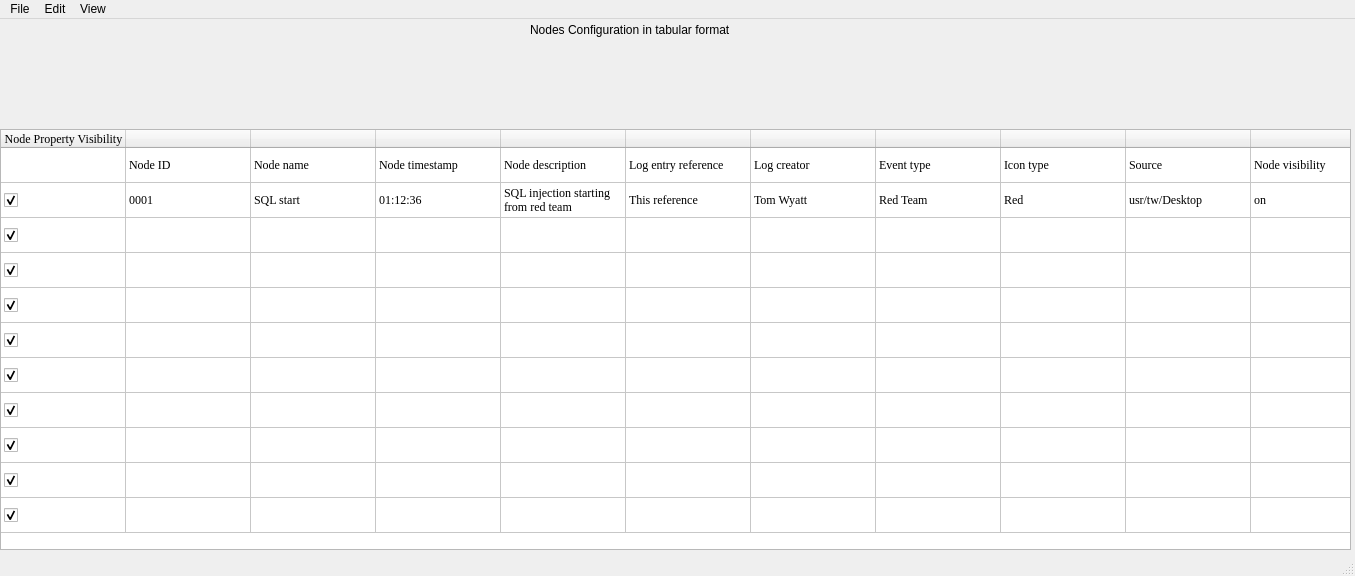
<?xml version="1.0" encoding="UTF-8"?>
<ui version="4.0">
 <class>MainWindow</class>
 <widget class="QMainWindow" name="MainWindow">
  <property name="windowModality">
   <enum>Qt::ApplicationModal</enum>
  </property>
  <property name="geometry">
   <rect>
    <x>0</x>
    <y>0</y>
    <width>1355</width>
    <height>576</height>
   </rect>
  </property>
  <property name="windowTitle">
   <string>MainWindow</string>
  </property>
  <property name="autoFillBackground">
   <bool>false</bool>
  </property>
  <widget class="QWidget" name="centralwidget">
   <widget class="QTableWidget" name="tableWidget">
    <property name="geometry">
     <rect>
      <x>0</x>
      <y>110</y>
      <width>1351</width>
      <height>421</height>
     </rect>
    </property>
    <property name="font">
     <font>
      <family>Times New Roman</family>
     </font>
    </property>
    <property name="mouseTracking">
     <bool>true</bool>
    </property>
    <property name="tabletTracking">
     <bool>true</bool>
    </property>
    <property name="autoFillBackground">
     <bool>false</bool>
    </property>
    <property name="inputMethodHints">
     <set>Qt::ImhNone</set>
    </property>
    <property name="verticalScrollBarPolicy">
     <enum>Qt::ScrollBarAlwaysOff</enum>
    </property>
    <property name="horizontalScrollBarPolicy">
     <enum>Qt::ScrollBarAlwaysOff</enum>
    </property>
    <property name="wordWrap">
     <bool>true</bool>
    </property>
    <attribute name="horizontalHeaderVisible">
     <bool>true</bool>
    </attribute>
    <attribute name="horizontalHeaderCascadingSectionResizes">
     <bool>true</bool>
    </attribute>
    <attribute name="horizontalHeaderDefaultSectionSize">
     <number>125</number>
    </attribute>
    <attribute name="horizontalHeaderHighlightSections">
     <bool>false</bool>
    </attribute>
    <attribute name="horizontalHeaderMinimumSectionSize">
     <number>25</number>
    </attribute>
    <attribute name="horizontalHeaderShowSortIndicator" stdset="0">
     <bool>true</bool>
    </attribute>
    <attribute name="horizontalHeaderStretchLastSection">
     <bool>false</bool>
    </attribute>
    <attribute name="verticalHeaderVisible">
     <bool>false</bool>
    </attribute>
    <attribute name="verticalHeaderDefaultSectionSize">
     <number>35</number>
    </attribute>
    <attribute name="verticalHeaderHighlightSections">
     <bool>false</bool>
    </attribute>
    <row>
     <property name="text">
      <string>New Row</string>
     </property>
    </row>
    <row>
     <property name="text">
      <string>New Row</string>
     </property>
    </row>
    <row>
     <property name="text">
      <string>New Row</string>
     </property>
    </row>
    <row>
     <property name="text">
      <string>New Row</string>
     </property>
    </row>
    <row>
     <property name="text">
      <string>New Row</string>
     </property>
    </row>
    <row>
     <property name="text">
      <string>New Row</string>
     </property>
    </row>
    <row>
     <property name="text">
      <string>New Row</string>
     </property>
    </row>
    <row>
     <property name="text">
      <string>New Row</string>
     </property>
    </row>
    <row>
     <property name="text">
      <string>New Row</string>
     </property>
    </row>
    <row>
     <property name="text">
      <string>New Row</string>
     </property>
    </row>
    <row>
     <property name="text">
      <string>New Row</string>
     </property>
    </row>
    <column>
     <property name="text">
      <string>Node Property Visibility</string>
     </property>
    </column>
    <column>
     <property name="text">
      <string/>
     </property>
     <property name="toolTip">
      <string notr="true" comment="fdsajk"/>
     </property>
    </column>
    <column>
     <property name="text">
      <string/>
     </property>
    </column>
    <column>
     <property name="text">
      <string/>
     </property>
    </column>
    <column>
     <property name="text">
      <string/>
     </property>
    </column>
    <column>
     <property name="text">
      <string/>
     </property>
    </column>
    <column>
     <property name="text">
      <string/>
     </property>
    </column>
    <column>
     <property name="text">
      <string/>
     </property>
    </column>
    <column>
     <property name="text">
      <string/>
     </property>
    </column>
    <column>
     <property name="text">
      <string/>
     </property>
    </column>
    <column>
     <property name="text">
      <string/>
     </property>
    </column>
    <item row="0" column="0">
     <property name="text">
      <string/>
     </property>
    </item>
    <item row="0" column="1">
     <property name="text">
      <string>Node ID</string>
     </property>
    </item>
    <item row="0" column="2">
     <property name="text">
      <string>Node name</string>
     </property>
    </item>
    <item row="0" column="3">
     <property name="text">
      <string>Node timestamp</string>
     </property>
    </item>
    <item row="0" column="4">
     <property name="text">
      <string>Node description</string>
     </property>
    </item>
    <item row="0" column="5">
     <property name="text">
      <string>Log entry reference</string>
     </property>
    </item>
    <item row="0" column="6">
     <property name="text">
      <string>Log creator</string>
     </property>
    </item>
    <item row="0" column="7">
     <property name="text">
      <string>Event type</string>
     </property>
    </item>
    <item row="0" column="8">
     <property name="text">
      <string>Icon type</string>
     </property>
    </item>
    <item row="0" column="9">
     <property name="text">
      <string>Source</string>
     </property>
    </item>
    <item row="0" column="10">
     <property name="text">
      <string>Node visibility</string>
     </property>
    </item>
    <item row="1" column="0">
     <property name="text">
      <string/>
     </property>
     <property name="checkState">
      <enum>Checked</enum>
     </property>
    </item>
    <item row="1" column="1">
     <property name="text">
      <string>0001</string>
     </property>
    </item>
    <item row="1" column="2">
     <property name="text">
      <string>SQL start</string>
     </property>
    </item>
    <item row="1" column="3">
     <property name="text">
      <string>01:12:36</string>
     </property>
    </item>
    <item row="1" column="4">
     <property name="text">
      <string>SQL injection starting from red team</string>
     </property>
    </item>
    <item row="1" column="5">
     <property name="text">
      <string>This reference</string>
     </property>
    </item>
    <item row="1" column="6">
     <property name="text">
      <string>Tom Wyatt</string>
     </property>
    </item>
    <item row="1" column="7">
     <property name="text">
      <string>Red Team</string>
     </property>
    </item>
    <item row="1" column="8">
     <property name="text">
      <string>Red</string>
     </property>
    </item>
    <item row="1" column="9">
     <property name="text">
      <string>usr/tw/Desktop</string>
     </property>
    </item>
    <item row="1" column="10">
     <property name="text">
      <string>on</string>
     </property>
    </item>
    <item row="2" column="0">
     <property name="text">
      <string/>
     </property>
     <property name="checkState">
      <enum>Checked</enum>
     </property>
    </item>
    <item row="2" column="7">
     <property name="text">
      <string/>
     </property>
    </item>
    <item row="3" column="0">
     <property name="text">
      <string/>
     </property>
     <property name="checkState">
      <enum>Checked</enum>
     </property>
    </item>
    <item row="4" column="0">
     <property name="text">
      <string/>
     </property>
     <property name="checkState">
      <enum>Checked</enum>
     </property>
    </item>
    <item row="5" column="0">
     <property name="text">
      <string/>
     </property>
     <property name="checkState">
      <enum>Checked</enum>
     </property>
    </item>
    <item row="6" column="0">
     <property name="text">
      <string/>
     </property>
     <property name="checkState">
      <enum>Checked</enum>
     </property>
    </item>
    <item row="7" column="0">
     <property name="text">
      <string/>
     </property>
     <property name="checkState">
      <enum>Checked</enum>
     </property>
    </item>
    <item row="8" column="0">
     <property name="text">
      <string/>
     </property>
     <property name="checkState">
      <enum>Checked</enum>
     </property>
    </item>
    <item row="9" column="0">
     <property name="text">
      <string/>
     </property>
     <property name="checkState">
      <enum>Checked</enum>
     </property>
    </item>
    <item row="10" column="0">
     <property name="text">
      <string/>
     </property>
     <property name="checkState">
      <enum>Checked</enum>
     </property>
    </item>
   </widget>
   <widget class="QLabel" name="label">
    <property name="geometry">
     <rect>
      <x>530</x>
      <y>0</y>
      <width>231</width>
      <height>21</height>
     </rect>
    </property>
    <property name="text">
     <string>Nodes Configuration in tabular format</string>
    </property>
   </widget>
  </widget>
  <widget class="QMenuBar" name="menubar">
   <property name="geometry">
    <rect>
     <x>0</x>
     <y>0</y>
     <width>1355</width>
     <height>22</height>
    </rect>
   </property>
   <widget class="QMenu" name="menuFile">
    <property name="title">
     <string>File</string>
    </property>
    <widget class="QMenu" name="menuExport">
     <property name="title">
      <string>Export</string>
     </property>
     <addaction name="actionJPEG"/>
     <addaction name="actionPNG"/>
    </widget>
    <addaction name="actionNew"/>
    <addaction name="actionSave"/>
    <addaction name="menuExport"/>
    <addaction name="actionExit"/>
   </widget>
   <widget class="QMenu" name="menuEdit">
    <property name="title">
     <string>Edit</string>
    </property>
    <addaction name="actionUndo"/>
    <addaction name="actionRedo"/>
   </widget>
   <widget class="QMenu" name="menuView">
    <property name="title">
     <string>View</string>
    </property>
    <addaction name="actionVector"/>
    <addaction name="actionTable"/>
   </widget>
   <addaction name="menuFile"/>
   <addaction name="menuEdit"/>
   <addaction name="menuView"/>
  </widget>
  <widget class="QStatusBar" name="statusbar"/>
  <action name="actionVector">
   <property name="text">
    <string>Vector</string>
   </property>
  </action>
  <action name="actionTable">
   <property name="text">
    <string>Table</string>
   </property>
  </action>
  <action name="actionUndo">
   <property name="text">
    <string>Undo</string>
   </property>
  </action>
  <action name="actionRedo">
   <property name="text">
    <string>Redo</string>
   </property>
  </action>
  <action name="actionNew">
   <property name="text">
    <string>New</string>
   </property>
  </action>
  <action name="actionSave">
   <property name="text">
    <string>Save</string>
   </property>
  </action>
  <action name="actionExit">
   <property name="text">
    <string>Exit</string>
   </property>
  </action>
  <action name="actionJPEG">
   <property name="text">
    <string>JPEG</string>
   </property>
  </action>
  <action name="actionPNG">
   <property name="text">
    <string>PNG</string>
   </property>
  </action>
 </widget>
 <resources/>
 <connections/>
</ui>
